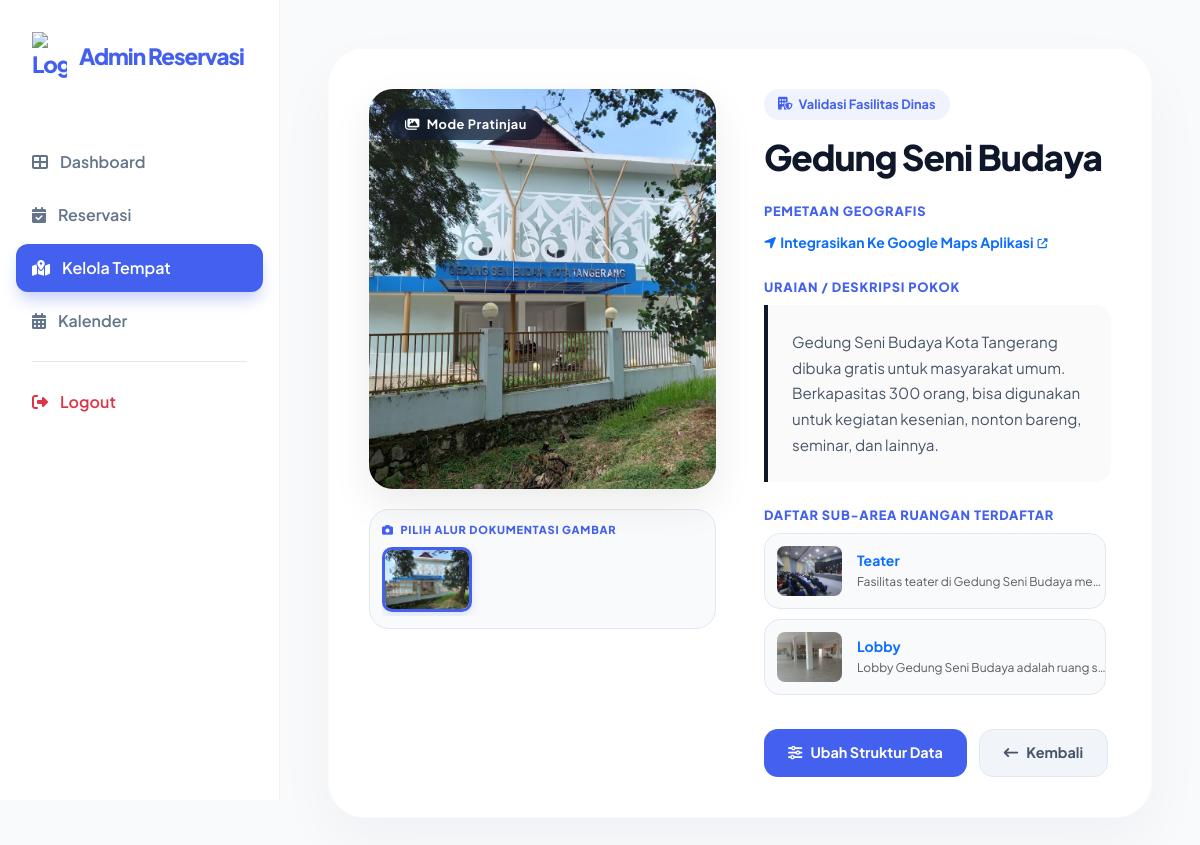
Screenshot of /admin/detail_tempat.php?id=20 (signed in) with the database file from the repository.
### tables this page shows
CREATE TABLE `places` (
  `id` int(11) NOT NULL,
  `name` varchar(100) NOT NULL,
  `description` text NOT NULL,
  `image` varchar(100) NOT NULL,
  `lokasi` varchar(150) NOT NULL,
  `latitude` decimal(9,6) NOT NULL,
  `longitude` decimal(9,6) NOT NULL
);

CREATE TABLE `sub_places` (
  `id` int(11) NOT NULL,
  `place_id` int(11) NOT NULL,
  `nama_subtempat` varchar(50) NOT NULL,
  `gambar` varchar(100) NOT NULL,
  `deskripsi` text DEFAULT NULL
);

### admin/detail_tempat.php (the view, shortened to what this page needs)
<?php
include '../db.php';
$place_id = intval($_GET['id']);
$sql_place = "SELECT * FROM places WHERE id = ?";
$stmt_place = $conn->prepare($sql_place);
$stmt_place->bind_param("i", $place_id);
$stmt_place->execute();
$result_place = $stmt_place->get_result();
$place = $result_place->fetch_assoc();
$sql_images = "SELECT * FROM place_images WHERE place_id = ?";
$stmt_images = $conn->prepare($sql_images);
$stmt_images->bind_param("i", $place_id);
$stmt_images->execute();
$result_images = $stmt_images->get_result();
$images = $result_images->fetch_all(MYSQLI_ASSOC);
$sql_sub = "SELECT * FROM sub_places WHERE place_id = ?";
$stmt_sub = $conn->prepare($sql_sub);
$stmt_sub->bind_param("i", $place_id);
$stmt_sub->execute();
$result_sub = $stmt_sub->get_result();
$sub_places = $result_sub->fetch_all(MYSQLI_ASSOC);
$all_images = array_merge([['image_path' => $place['image']]], $images);
function h($string) { return htmlspecialchars($string, ENT_QUOTES, 'UTF-8'); }
?>
<!DOCTYPE html>
<html lang="id">
<head>
    <link href="https://cdnjs.cloudflare.com/ajax/libs/font-awesome/6.4.0/css/all.min.css" rel="stylesheet" />
    <link href="https://cdn.jsdelivr.net/npm/bootstrap@5.3.2/dist/css/bootstrap.min.css" rel="stylesheet" />
    <link rel="stylesheet" href="https://cdnjs.cloudflare.com/ajax/libs/animate.css/4.1.1/animate.min.css"/>
</head>
<body>
    <nav class="sidebar">
        <div class="sidebar-brand">
            <img src="../assets/img/logotng.png" width="35" alt="Logo">
            <span>Admin Reservasi</span>
        </div>
        <div class="mt-4">
            <a href="dashboard_admin.php" class="nav-link"><i class="fas fa-th-large"></i> Dashboard</a>
            <a href="kelola_reserv.php" class="nav-link"><i class="fas fa-calendar-check"></i> Reservasi</a>
            <a href="kelola_tempat.php" class="nav-link active"><i class="fas fa-map-marked-alt"></i> Kelola Tempat</a>
            <a href="calendar.php" class="nav-link"><i class="fas fa-calendar-alt"></i> Kalender</a>
            <hr class="mx-3" style="opacity:0.1;">
            <a href="logout_admin.php" class="nav-link text-danger" onclick="confirmAdminLogout(event)"><i class="fas fa-sign-out-alt"></i> Logout</a>
        </div>
    </nav>
    <main class="main-content animate__animated animate__fadeIn">
        <div class="luxury-dashboard-card">
            <div class="row g-5">
                <div class="col-xl-6 col-lg-12">
                    <div class="showcase-wrapper">
                        <div class="main-display-box">
                            <img id="displayImg" src="../<?= h($place['image']); ?>" alt="Main Display" data-bs-toggle="modal" data-bs-target="#imgModal" style="cursor: zoom-in;">
                            <div class="floating-badge"><i class="fa-solid fa-images me-1"></i> Mode Pratinjau</div>
                        </div>
                        <div class="thumb-scroll-box">
                            <div class="section-label mb-2" style="font-size:11px;"><i class="fa-solid fa-camera me-1"></i> Pilih Alur Dokumentasi Gambar</div>
                            <div class="thumb-grid">
                                <?php foreach ($all_images as $key => $img): ?>
                                    <img src="../<?= h($img['image_path']); ?>"
                                         class="thumb-item <?= $key === 0 ? 'active' : '' ?>"
                                         onclick="updateDisplay(this, '../<?= h($img['image_path']); ?>')"
                                         alt="Thumb">
                                <?php endforeach; ?>
                            </div>
                        </div>
                    </div>
                </div>
                <div class="col-xl-6 col-lg-12 d-flex flex-column">
                    <div>
                        <div class="info-header-badge">
                            <i class="fa-solid fa-building-shield"></i> Validasi Fasilitas Dinas
                        </div>
                        <h1 class="info-title"><?= h($place['name']); ?></h1>
                        <div class="mb-4">
                            <div class="section-label">Pemetaan Geografis</div>
                            <a href="<?= h($place['lokasi']); ?>" target="_blank" class="text-primary fw-bold text-decoration-none small d-inline-flex align-items-center gap-1">
                                <i class="fa-solid fa-location-arrow"></i> Integrasikan Ke Google Maps Aplikasi <i class="fa-solid fa-up-right-from-square" style="font-size:10px;"></i>
                            </a>
                        </div>
                        <div class="mb-4">
                            <div class="section-label">Uraian / Deskripsi Pokok</div>
                            <div class="desc-premium-box">
                                <?= nl2br(h($place['description'])); ?>
                            </div>
                        </div>
                        <?php if (!empty($sub_places)): ?>
                            <div class="mb-4">
                                <div class="section-label">Daftar Sub-Area Ruangan Terdaftar</div>
                                <div class="sub-list-container">
                                    <?php foreach ($sub_places as $sub): ?>
                                        <div class="sub-inline-item">
                                            <img src="../<?= !empty($sub['gambar']) ? h($sub['gambar']) : h($place['image']); ?>" class="sub-inline-img" alt="Sub-Area">
                                            <div>
                                                <h6 class="fw-bold text-primary mb-1" style="font-size:14px;"><?= h($sub['nama_subtempat']); ?></h6>
                                                <p class="small text-muted mb-0 text-truncate" style="max-width: 250px; font-size:12px;"><?= h($sub['deskripsi']); ?></p>
                                            </div>
                                        </div>
                                    <?php endforeach; ?>
                                </div>
                            </div>
                        <?php endif; ?>
                    </div>
                    <div class="actions-group">
                        <a href="edit_tempat.php?id=<?= $place['id'] ?>" class="btn-action btn-act-primary">
                            <i class="fa-solid fa-sliders"></i> Ubah Struktur Data
                        </a>
                        <a href="kelola_tempat.php" class="btn-action btn-act-light">
                            <i class="fa-solid fa-arrow-left-long"></i> Kembali
                        </a>
                    </div>
                </div>
            </div>
        </div>
    </main>
</body>
</html>

### admin/detail_tempat.php (style rules this page uses)
:root { --primary: #4361ee; --secondary: #3f37c9; --dark: #0f172a; --muted: #64748b; --bg-light: #f8fafc; }
body { font-family: 'Plus Jakarta Sans', sans-serif; background-color: var(--bg-light); color: var(--dark); margin: 0; display: flex; }
.sidebar { width: 280px; height: 100vh; background: white; position: fixed; border-right: 1px solid rgba(0,0,0,0.05); z-index: 1000; padding: 2rem 1rem; }
.sidebar-brand { display: flex; align-items: center; gap: 12px; padding: 0 1rem 2rem; font-weight: 800; font-size: 1.4rem; color: var(--primary); letter-spacing: -1px; }
.nav-link { display: flex; align-items: center; gap: 12px; padding: 12px 1rem; color: var(--muted); text-decoration: none; font-weight: 600; border-radius: 12px; transition: 0.3s; margin-bottom: 5px; }
.nav-link:hover, .nav-link.active { background: var(--primary); color: white; box-shadow: 0 10px 15px -3px rgba(67, 97, 238, 0.3); }
.main-content { margin-left: 280px; flex: 1; padding: 3rem; min-height: 100vh; }
.luxury-dashboard-card { background: #ffffff; border-radius: 36px; padding: 2.5rem; box-shadow: 0 24px 60px rgba(15, 23, 42, 0.04); border: 1px solid rgba(0, 0, 0, 0.02); }
.showcase-wrapper { position: relative; }
.main-display-box { width: 100%; height: 400px; border-radius: 24px; overflow: hidden; box-shadow: 0 16px 40px rgba(0,0,0,0.08); position: relative; }
.main-display-box img { width: 100%; height: 100%; object-fit: cover; transition: 0.3s; }
.floating-badge { position: absolute; top: 20px; left: 20px; background: rgba(15, 23, 42, 0.75); backdrop-filter: blur(10px); color: white; padding: 6px 16px; border-radius: 50px; font-size: 0.8rem; font-weight: 700; letter-spacing: 0.5px; }
.thumb-scroll-box { background: #f8fafc; border: 1px solid #e2e8f0; border-radius: 20px; padding: 12px; margin-top: 1.25rem; }
.thumb-grid { display: flex; gap: 10px; overflow-x: auto; padding-bottom: 4px; }
.thumb-item { width: 90px; height: 65px; object-fit: cover; border-radius: 10px; cursor: pointer; transition: 0.2s; border: 3px solid transparent; flex-shrink: 0; }
.thumb-item.active { border-color: var(--primary); box-shadow: 0 4px 10px rgba(67,97,238,0.15); }
.info-header-badge { background: rgba(67, 97, 238, 0.08); color: var(--primary); padding: 6px 14px; border-radius: 50px; font-size: 0.8rem; font-weight: 700; display: inline-flex; align-items: center; gap: 6px; margin-bottom: 1rem; }
.info-title { font-weight: 800; font-size: 2.2rem; color: var(--dark); letter-spacing: -1px; margin-bottom: 1.5rem; }
.section-label { font-size: 0.8rem; font-weight: 800; text-transform: uppercase; letter-spacing: 0.75px; color: var(--primary); margin-bottom: 0.5rem; }
.desc-premium-box { background: rgba(15, 23, 42, 0.02); border-left: 4px solid var(--dark); padding: 1.5rem; border-radius: 0 16px 16px 0; color: #475569; line-height: 1.7; font-size: 0.95rem; margin-bottom: 1.5rem; }
.sub-list-container { max-height: 250px; overflow-y: auto; padding-right: 5px; }
.sub-inline-item { display: flex; align-items: center; gap: 15px; padding: 12px; background: #f8fafc; border: 1px solid #e2e8f0; border-radius: 16px; margin-bottom: 10px; }
.sub-inline-img { width: 65px; height: 50px; object-fit: cover; border-radius: 8px; }
.actions-group { display: flex; gap: 12px; margin-top: auto; pt-3; }
.btn-action { padding: 12px 24px; border-radius: 14px; font-weight: 700; font-size: 0.9rem; display: inline-flex; align-items: center; gap: 8px; text-decoration: none; transition: 0.2s; }
.btn-act-primary { background: var(--primary); color: white; border: none; }
.btn-act-light { background: #f1f5f9; color: #475569; border: 1px solid #e2e8f0; }

### rows the page displays
places: image (picture), name "Gedung Seni Budaya", description "Gedung Seni Budaya Kota Tangerang dibuka gratis untuk masyarakat umum. Berkapasitas 300 orang, bisa digunakan untuk kegiatan kesenian, nonton bareng, seminar, dan lainnya."
sub_places: gambar (picture), nama_subtempat "Teater", deskripsi "Fasilitas teater di Gedung Seni Budaya me…"
sub_places: gambar (picture), nama_subtempat "Lobby", deskripsi "Lobby Gedung Seni Budaya adalah ruang s…"
